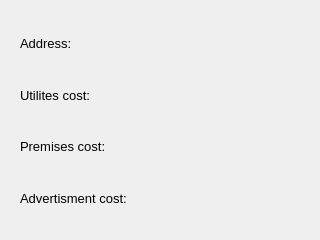
<?xml version="1.0" encoding="UTF-8"?>
<ui version="4.0">
 <class>AboutDialog</class>
 <widget class="QDialog" name="AboutDialog">
  <property name="geometry">
   <rect>
    <x>0</x>
    <y>0</y>
    <width>320</width>
    <height>240</height>
   </rect>
  </property>
  <property name="windowTitle">
   <string>Dialog</string>
  </property>
  <widget class="QWidget" name="">
   <property name="geometry">
    <rect>
     <x>20</x>
     <y>20</y>
     <width>251</width>
     <height>201</height>
    </rect>
   </property>
   <property name="font">
    <font>
     <pointsize>10</pointsize>
    </font>
   </property>
   <layout class="QGridLayout" name="gridLayout">
    <item row="0" column="0">
     <widget class="QLabel" name="label">
      <property name="font">
       <font>
        <pointsize>10</pointsize>
       </font>
      </property>
      <property name="text">
       <string>Address: </string>
      </property>
     </widget>
    </item>
    <item row="0" column="1">
     <widget class="QLabel" name="l_address">
      <property name="font">
       <font>
        <pointsize>10</pointsize>
       </font>
      </property>
      <property name="text">
       <string/>
      </property>
     </widget>
    </item>
    <item row="1" column="0">
     <widget class="QLabel" name="label_2">
      <property name="font">
       <font>
        <pointsize>10</pointsize>
       </font>
      </property>
      <property name="text">
       <string>Utilites cost:</string>
      </property>
     </widget>
    </item>
    <item row="1" column="1">
     <widget class="QLabel" name="l_rent">
      <property name="font">
       <font>
        <pointsize>10</pointsize>
       </font>
      </property>
      <property name="text">
       <string/>
      </property>
     </widget>
    </item>
    <item row="2" column="0">
     <widget class="QLabel" name="label_3">
      <property name="font">
       <font>
        <pointsize>10</pointsize>
       </font>
      </property>
      <property name="text">
       <string>Premises cost:</string>
      </property>
     </widget>
    </item>
    <item row="2" column="1">
     <widget class="QLabel" name="l_premises">
      <property name="font">
       <font>
        <pointsize>10</pointsize>
       </font>
      </property>
      <property name="text">
       <string/>
      </property>
     </widget>
    </item>
    <item row="3" column="0">
     <widget class="QLabel" name="label_4">
      <property name="font">
       <font>
        <pointsize>10</pointsize>
       </font>
      </property>
      <property name="text">
       <string>Advertisment cost:</string>
      </property>
     </widget>
    </item>
    <item row="3" column="1">
     <widget class="QLabel" name="l_advertisement">
      <property name="font">
       <font>
        <pointsize>10</pointsize>
       </font>
      </property>
      <property name="text">
       <string/>
      </property>
     </widget>
    </item>
   </layout>
  </widget>
 </widget>
 <resources/>
 <connections/>
</ui>
